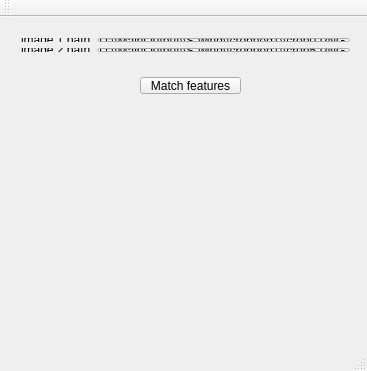
<?xml version="1.0" encoding="UTF-8"?>
<ui version="4.0">
 <class>WindowFeatures</class>
 <widget class="QMainWindow" name="WindowFeatures">
  <property name="geometry">
   <rect>
    <x>0</x>
    <y>0</y>
    <width>367</width>
    <height>371</height>
   </rect>
  </property>
  <property name="windowTitle">
   <string>WindowFeatures</string>
  </property>
  <widget class="QWidget" name="centralWidget">
   <widget class="QWidget" name="layoutWidget">
    <property name="geometry">
     <rect>
      <x>10</x>
      <y>10</y>
      <width>351</width>
      <height>36</height>
     </rect>
    </property>
    <layout class="QFormLayout" name="formLayout">
     <item row="0" column="0">
      <widget class="QLabel" name="label">
       <property name="text">
        <string>image 1 path</string>
       </property>
      </widget>
     </item>
     <item row="0" column="1">
      <widget class="QLineEdit" name="lineEdit">
       <property name="text">
        <string>D:\\MainOutput\\S-wind\\cropped1\\crop0.PNG</string>
       </property>
      </widget>
     </item>
     <item row="1" column="0">
      <widget class="QLabel" name="label_2">
       <property name="text">
        <string>image 2 path</string>
       </property>
      </widget>
     </item>
     <item row="1" column="1">
      <widget class="QLineEdit" name="lineEdit_2">
       <property name="text">
        <string>D:\\MainOutput\\S-wind\\cropped1\\crop5.PNG</string>
       </property>
      </widget>
     </item>
    </layout>
   </widget>
   <widget class="QPushButton" name="pushButton">
    <property name="geometry">
     <rect>
      <x>140</x>
      <y>60</y>
      <width>101</width>
      <height>17</height>
     </rect>
    </property>
    <property name="text">
     <string>Match features</string>
    </property>
   </widget>
  </widget>
  <widget class="QMenuBar" name="menuBar">
   <property name="geometry">
    <rect>
     <x>0</x>
     <y>0</y>
     <width>367</width>
     <height>18</height>
    </rect>
   </property>
  </widget>
  <widget class="QToolBar" name="mainToolBar">
   <attribute name="toolBarArea">
    <enum>TopToolBarArea</enum>
   </attribute>
   <attribute name="toolBarBreak">
    <bool>false</bool>
   </attribute>
  </widget>
  <widget class="QStatusBar" name="statusBar"/>
 </widget>
 <layoutdefault spacing="6" margin="11"/>
 <resources/>
 <connections/>
</ui>
